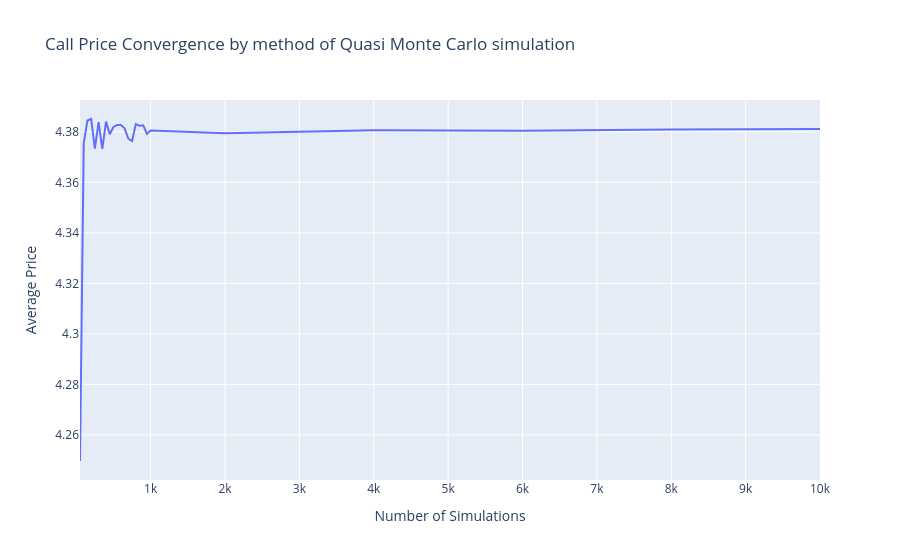

Here is the notebook cell this chart was saved with:
### Code cell
fig = go.Figure()

# Courbe 1 : Moyenne
fig.add_trace(go.Scatter(
    x=df_call_quasi_mc.index,
    y=df_call_quasi_mc["mean"],
    mode='lines',
    name='Quasi Monte Carlo Average Price'
))

fig.update_layout(
    title="Call Price Convergence by method of Quasi Monte Carlo simulation",
    xaxis_title="Number of Simulations",
    yaxis_title="Average Price",
    legend_title="Simulation methods"
)

fig.show()

### Figure 1 — Plotly figure (JSON) as saved in the notebook; plotly's stock layout.template omitted (floating-point values rounded to 4 significant figures)
{"data": [{"mode": "lines", "name": "Quasi Monte Carlo Average Price", "type": "scatter", "x": [50, 100, 150, 200, 250, 300, 350, 400, 450, 500, 550, 600, 650, 700, 750, 800, 850, 900, 950, 1000, 2000, 4000, 6000, 8000, 10000], "y": [4.25, 4.375, 4.384, 4.385, 4.373, 4.384, 4.373, 4.384, 4.379, 4.382, 4.383, 4.383, 4.381, 4.377, 4.376, 4.383, 4.382, 4.383, 4.379, 4.381, 4.379, 4.381, 4.38, 4.381, 4.381]}], "layout": {"legend": {"title": {"text": "Simulation methods"}}, "title": {"text": "Call Price Convergence by method of Quasi Monte Carlo simulation"}, "xaxis": {"title": {"text": "Number of Simulations"}}, "yaxis": {"title": {"text": "Average Price"}}}}
